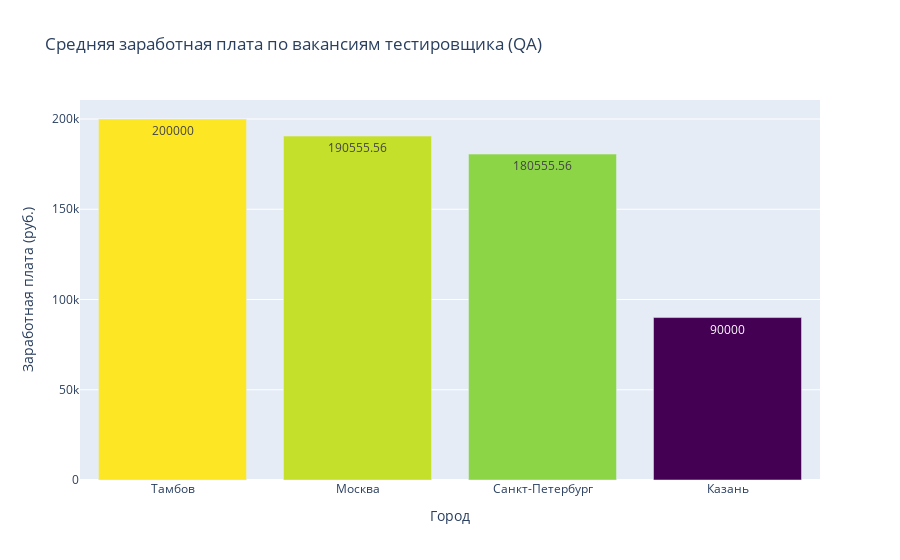

The notebook cell this image was saved under:
### Code cell
import plotly.graph_objects as go

# Датафрейм по профессии "Тестировщик"
df_qa = df[df['profession'] == 'Тестировщик']
df_qa.dropna(subset=['mean_salary_rub'], inplace=True)
city_salary = df_qa.groupby('area')['mean_salary_rub'].mean().round(2)
city_salary = city_salary.sort_values(ascending=False)

# Топ-10 городов с наибольшей средней заработной платой
top_cities = city_salary[:10]

fig = go.Figure(go.Bar(
    x=top_cities.index,
    y=top_cities.values,
    marker={'color': top_cities.values, 'colorscale': 'Viridis'},
    text=top_cities.values,
    textposition='auto',
))
fig.update_layout(
    title='Средняя заработная плата по вакансиям тестировщика (QA)',
    xaxis_title='Город',
    yaxis_title='Заработная плата (руб.)',
)
fig.show()

### Figure 1 — Plotly figure (JSON) as saved in the notebook; plotly's stock layout.template omitted (floating-point values rounded to 4 significant figures)
{"data": [{"marker": {"color": [200000, 190600.0, 180600.0, 90000], "colorscale": [[0, "#440154"], [0.1111, "#482878"], [0.2222, "#3e4989"], [0.3333, "#31688e"], [0.4444, "#26828e"], [0.5556, "#1f9e89"], [0.6667, "#35b779"], [0.7778, "#6ece58"], [0.8889, "#b5de2b"], [1, "#fde725"]]}, "text": [200000, 190600.0, 180600.0, 90000], "textposition": "auto", "type": "bar", "x": ["Тамбов", "Москва", "Санкт-Петербург", "Казань"], "y": [200000, 190600.0, 180600.0, 90000]}], "layout": {"title": {"text": "Средняя заработная плата по вакансиям тестировщика (QA)"}, "xaxis": {"title": {"text": "Город"}}, "yaxis": {"title": {"text": "Заработная плата (руб.)"}}}}
